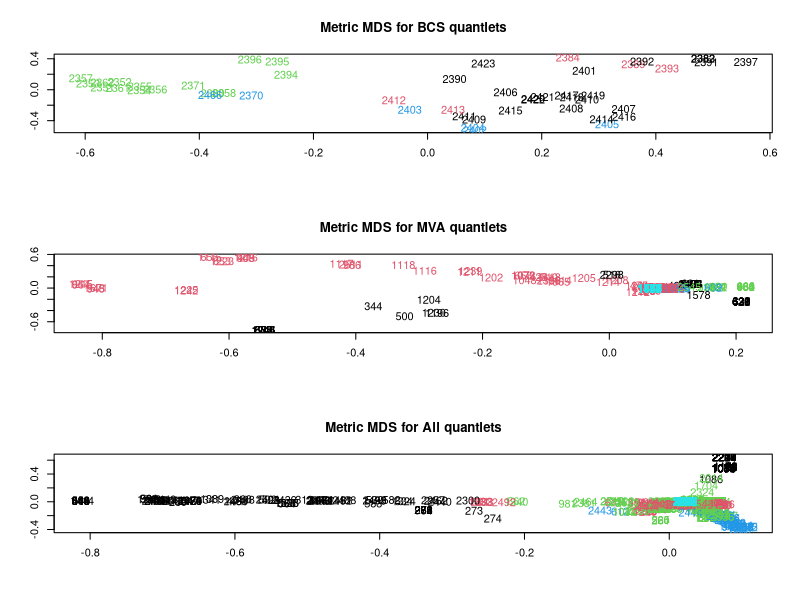

This figure's R source:
# −−−−−−−−−−−−−−−−−−−−−−−−−−−−−−−−−−−−−−−−−−−−−−−−−−−−−−
# Name of QuantLet : MVAQnetClusKmeansB
# −−−−−−−−−−−−−−−−−−−−−−−−−−−−−−−−−−−−−−−−−−−−−−−−−−−−−−
# Published in : Applied Multivariate Statistical Analysis
# −−−−−−−−−−−−−−−−−−−−−−−−−−−−−−−−−−−−−−−−−−−−−−−−−−−−−−
# Description : The document similarity of quantlets is calculated 
# based on their keywords. For this purpose quantlets are taken from
# the MVA book, BCS project and the whole Quantnet. First the keywords 
# are transformed into the vector representation, basis model is used.
# Finally the k-means algorithm is applied for clustering (four clusters)
# and the data are represented via MDS (multidimensional scaling).
# −−−−−−−−−−−−−−−−−−−−−−−−−−−−−−−−−−−−−−−−−−−−−−−−−−−−−−
# Keywords : cluster-analysis, plot, graphical representation, kmeans,
# distance, euclidean, euclidean-norm, multi-dimensional, scaling, MDS,
# similarity, data visualization
# −−−−−−−−−−−−−−−−−−−−−−−−−−−−−−−−−−−−−−−−−−−−−−−−−−−−−−
# See also : MVAQnetClusKmeans, MVAQnetClusKmeansT, MVAclus8p, MVAclusbank,
# MVAclusbh, MVAclusfood, MVAclususcrime, MVAdrugsim, SMSclus8p, SMSclus8pd,
# SMSclus8pmst2, SMSclushealth, SMScluscrimechi2, SMSclusbank, SMSclusbank2,
# SMSclusbank3, SMScluscomp, SMScluscrime
# −−−−−−−−−−−−−−−−−−−−−−−−−−−−−−−−−−−−−−−−−−−−−−−−−−−−−−
# Author : Awdesch Melzer, Simon Trimborn, Lukas Borke
# −−−−−−−−−−−−−−−−−−−−−−−−−−−−−−−−−−−−−−−−−−−−−−−−−−−−−−
# Submitted : Tue, August 26 2014 by Lukas Borke
# −−−−−−−−−−−−−−−−−−−−−−−−−−−−−−−−−−−−−−−−−−−−−−−−−−−−−−
# Datafile : export_q_kw_141.dat, export_q_kw_310.dat, export_q_kw_All.dat
# −−−−−−−−−−−−−−−−−−−−−−−−−−−−−−−−−−−−−−−−−−−−−−−−−−−−−−
# Example : MDS for model B of BCS Qs (upper panel),
# MVA Qs (middle panel) and all Qs (lower panel)
# −−−−−−−−−−−−−−−−−−−−−−−−−−−−−−−−−−−−−−−−−−−−−−−−−−−−−−

# clear all variables
rm(list = ls(all = TRUE))
graphics.off()

# read data
D     = as.matrix(read.table("export_q_kw_141.dat"))  
G     = as.matrix(read.table("export_q_kw_310.dat"))

# take everything but ID
E     = D[, -1]
H     = G[, -1]

# Quantlet IDs
IDM   = D[, 1]
IDB   = G[, 1]

# transpose and norm to one column-wise, then a column equals the vector representation of a Qlet
norm.E  = apply(t(E), 2, function(v) {
    v/sqrt(sum(v * v))
})
norm.E[is.na(norm.E)] = 0
norm.H  = apply(t(H), 2, function(v) {
    v/sqrt(sum(v * v))
})
norm.H[is.na(norm.H)] = 0
par(mfrow = c(3, 1))              # set plot for 3 columns

# BCS
set.seed(12345)                   # set pseudo random numbers
d       = dist(t(norm.H))         # Euclidean norm
clusBCS = kmeans(t(norm.H), 4)    # kmeans for 4 clusters/centers
mdsBCS  = cmdscale(d, k = 2)      # mds for 2 dimensions
plot(mdsBCS, type = "n", xlab = "", ylab = "", main = "Metric MDS for BCS quantlets")
text(mdsBCS[, 1], mdsBCS[, 2], IDB, col = clusBCS$cluster)

# MVA
set.seed(12345)                   # set pseudo random numbers
d       = dist(t(norm.E))         # Euclidean norm
clusMVA = kmeans(t(norm.E), 4)    # kmeans for 4 clusters/centers
mdsMVA  = cmdscale(d, k = 2)      # mds for 2 dimensions
plot(mdsMVA, type = "n", xlab = "", ylab = "", main = "Metric MDS for MVA quantlets")
text(mdsMVA[, 1], mdsMVA[, 2], IDM, col = clusMVA$cluster)

# Displaying Null-Vectors in cyan color
D_T_141_null = apply(norm.E^2, 2, sum)
text(mdsMVA[D_T_141_null == 0, 1], mdsMVA[D_T_141_null == 0, 2], IDM[D_T_141_null == 
    0], col = 5)

# All Qlets
Qall      = as.matrix(read.table("export_q_kw_All.dat"))
IDall     = Qall[, 1]
E         = Qall[, -1]

# transpose and norm to one column-wise, then a column equals the vector representation of a Qlet
norm.E    = apply(t(E), 2, function(v) {
    v/sqrt(sum(v * v))
})
norm.E[is.na(norm.E)] = 0
D_global  = norm.E

set.seed(12345)                   # set pseudo random numbers
d         = dist(t(D_global))
clusAll   = kmeans(t(D_global), 4)
mdsAll    = cmdscale(d, k = 2)
plot(mdsAll, type = "n", xlab = "", ylab = "", main = "Metric MDS for All quantlets")
text(mdsAll[, 1], mdsAll[, 2], IDall, col = clusAll$cluster)

# Displaying Null-Vectors in cyan color
D_global_null = apply(D_global^2, 2, sum)
text(mdsAll[D_global_null == 0, 1], mdsAll[D_global_null == 0, 2], IDall[D_global_null == 
    0], col = 5)
 